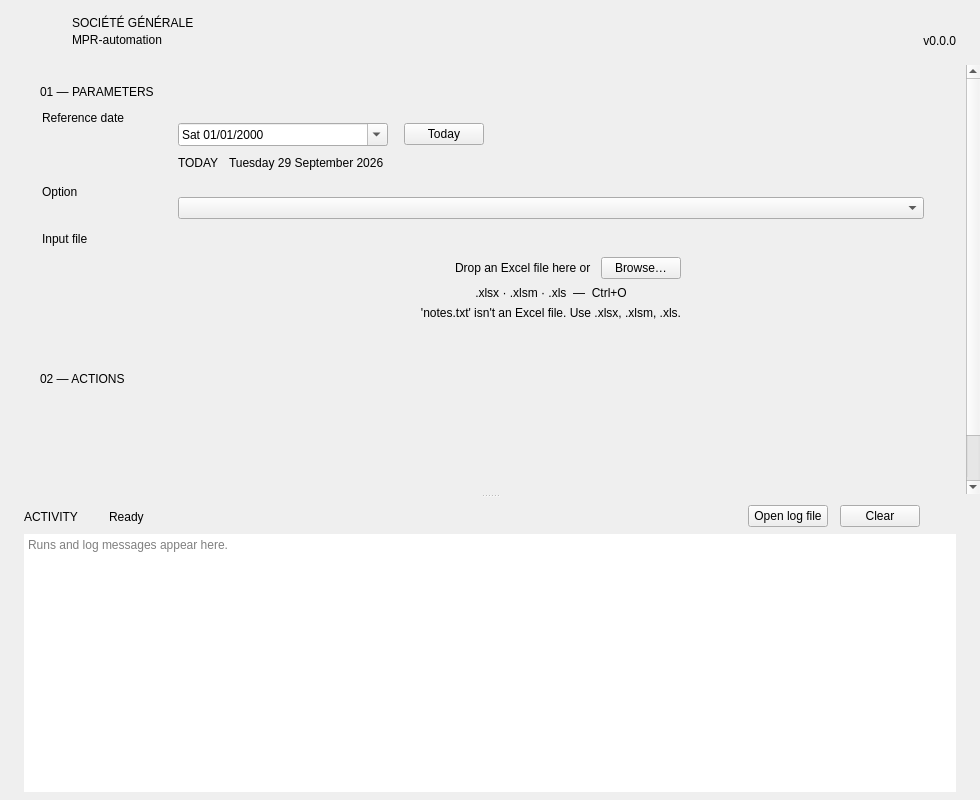
<?xml version="1.0" encoding="UTF-8"?>
<ui version="4.0">
 <class>MainWindow</class>
 <widget class="QMainWindow" name="MainWindow">
  <property name="geometry">
   <rect>
    <x>0</x>
    <y>0</y>
    <width>980</width>
    <height>800</height>
   </rect>
  </property>
  <property name="minimumSize">
   <size>
    <width>760</width>
    <height>620</height>
   </size>
  </property>
  <property name="windowTitle">
   <string>MPR-automation</string>
  </property>
  <widget class="QWidget" name="centralwidget">
   <layout class="QVBoxLayout" name="rootLayout">
    <property name="spacing">
     <number>0</number>
    </property>
    <property name="leftMargin">
     <number>0</number>
    </property>
    <property name="topMargin">
     <number>0</number>
    </property>
    <property name="rightMargin">
     <number>0</number>
    </property>
    <property name="bottomMargin">
     <number>0</number>
    </property>
    <item>
     <widget class="QFrame" name="headerBar">
      <property name="role" stdset="0">
       <string>header</string>
      </property>
      <layout class="QHBoxLayout" name="headerLayout">
       <property name="spacing">
        <number>14</number>
       </property>
       <property name="leftMargin">
        <number>24</number>
       </property>
       <property name="topMargin">
        <number>14</number>
       </property>
       <property name="rightMargin">
        <number>24</number>
       </property>
       <property name="bottomMargin">
        <number>14</number>
       </property>
       <item>
        <widget class="LogoMark" name="logoMark">
         <property name="minimumSize">
          <size>
           <width>34</width>
           <height>34</height>
          </size>
         </property>
         <property name="maximumSize">
          <size>
           <width>34</width>
           <height>34</height>
          </size>
         </property>
        </widget>
       </item>
       <item>
        <layout class="QVBoxLayout" name="headerTextLayout">
         <property name="spacing">
          <number>0</number>
         </property>
         <item>
          <widget class="QLabel" name="companyLabel">
           <property name="text">
            <string>SOCIÉTÉ GÉNÉRALE</string>
           </property>
           <property name="role" stdset="0">
            <string>company</string>
           </property>
          </widget>
         </item>
         <item>
          <widget class="QLabel" name="titleLabel">
           <property name="text">
            <string>MPR-automation</string>
           </property>
           <property name="role" stdset="0">
            <string>appTitle</string>
           </property>
          </widget>
         </item>
        </layout>
       </item>
       <item>
        <spacer name="headerSpacer">
         <property name="orientation">
          <enum>Qt::Horizontal</enum>
         </property>
         <property name="sizeHint" stdset="0">
          <size>
           <width>40</width>
           <height>20</height>
          </size>
         </property>
        </spacer>
       </item>
       <item>
        <widget class="QLabel" name="versionLabel">
         <property name="text">
          <string>v0.0.0</string>
         </property>
         <property name="alignment">
          <set>Qt::AlignBottom|Qt::AlignRight|Qt::AlignTrailing</set>
         </property>
         <property name="role" stdset="0">
          <string>appVersion</string>
         </property>
        </widget>
       </item>
      </layout>
     </widget>
    </item>
    <item>
     <widget class="QFrame" name="accentLine">
      <property name="minimumSize">
       <size>
        <width>0</width>
        <height>3</height>
       </size>
      </property>
      <property name="maximumSize">
       <size>
        <width>16777215</width>
        <height>3</height>
       </size>
      </property>
      <property name="role" stdset="0">
       <string>accentLine</string>
      </property>
     </widget>
    </item>
    <item>
     <widget class="QSplitter" name="splitter">
      <property name="orientation">
       <enum>Qt::Vertical</enum>
      </property>
      <property name="handleWidth">
       <number>3</number>
      </property>
      <property name="childrenCollapsible">
       <bool>false</bool>
      </property>
      <widget class="QScrollArea" name="contentScroll">
       <property name="frameShape">
        <enum>QFrame::NoFrame</enum>
       </property>
       <property name="widgetResizable">
        <bool>true</bool>
       </property>
       <widget class="QWidget" name="contentWidget">
        <property name="geometry">
         <rect>
          <x>0</x>
          <y>0</y>
          <width>980</width>
          <height>600</height>
         </rect>
        </property>
        <layout class="QVBoxLayout" name="contentLayout" stretch="0,0,0,0,0,1">
         <property name="spacing">
          <number>8</number>
         </property>
         <property name="leftMargin">
          <number>24</number>
         </property>
         <property name="topMargin">
          <number>20</number>
         </property>
         <property name="rightMargin">
          <number>24</number>
         </property>
         <property name="bottomMargin">
          <number>16</number>
         </property>
         <item>
          <layout class="QHBoxLayout" name="parametersHeader">
           <property name="spacing">
            <number>8</number>
           </property>
           <item>
            <widget class="QFrame" name="parametersMarker">
             <property name="minimumSize">
              <size>
               <width>8</width>
               <height>8</height>
              </size>
             </property>
             <property name="maximumSize">
              <size>
               <width>8</width>
               <height>8</height>
              </size>
             </property>
             <property name="role" stdset="0">
              <string>sectionMarker</string>
             </property>
            </widget>
           </item>
           <item>
            <widget class="QLabel" name="parametersTitle">
             <property name="text">
              <string>01 — PARAMETERS</string>
             </property>
             <property name="role" stdset="0">
              <string>sectionTitle</string>
             </property>
            </widget>
           </item>
           <item>
            <spacer name="parametersHeaderSpacer">
             <property name="orientation">
              <enum>Qt::Horizontal</enum>
             </property>
             <property name="sizeHint" stdset="0">
              <size>
               <width>40</width>
               <height>10</height>
              </size>
             </property>
            </spacer>
           </item>
          </layout>
         </item>
         <item>
          <widget class="QFrame" name="parametersCard">
           <property name="role" stdset="0">
            <string>card</string>
           </property>
           <layout class="QGridLayout" name="parametersLayout" columnstretch="0,1" columnminimumwidth="120,0">
            <property name="leftMargin">
             <number>18</number>
            </property>
            <property name="topMargin">
             <number>4</number>
            </property>
            <property name="rightMargin">
             <number>18</number>
            </property>
            <property name="bottomMargin">
             <number>4</number>
            </property>
            <property name="horizontalSpacing">
             <number>16</number>
            </property>
            <property name="verticalSpacing">
             <number>0</number>
            </property>
            <item row="0" column="0" alignment="Qt::AlignLeft|Qt::AlignTop">
             <widget class="QLabel" name="dateLabel">
              <property name="text">
               <string>Reference date</string>
              </property>
              <property name="role" stdset="0">
               <string>fieldLabel</string>
              </property>
             </widget>
            </item>
            <item row="0" column="1">
             <layout class="QVBoxLayout" name="dateFieldLayout">
              <property name="spacing">
               <number>10</number>
              </property>
              <property name="topMargin">
               <number>12</number>
              </property>
              <property name="bottomMargin">
               <number>14</number>
              </property>
              <item>
               <layout class="QHBoxLayout" name="dateInputRow">
                <property name="spacing">
                 <number>16</number>
                </property>
                <item>
                 <widget class="QDateEdit" name="dateEdit">
                  <property name="minimumSize">
                   <size>
                    <width>210</width>
                    <height>0</height>
                   </size>
                  </property>
                  <property name="displayFormat">
                   <string>ddd dd/MM/yyyy</string>
                  </property>
                  <property name="calendarPopup">
                   <bool>true</bool>
                  </property>
                 </widget>
                </item>
                <item>
                 <widget class="QPushButton" name="todayButton">
                  <property name="toolTip">
                   <string>Go back to today</string>
                  </property>
                  <property name="text">
                   <string>Today</string>
                  </property>
                  <property name="icon">
                   <iconset>
                    <normaloff>../theme/icons/refresh.svg</normaloff>../theme/icons/refresh.svg</iconset>
                  </property>
                  <property name="role" stdset="0">
                   <string>link</string>
                  </property>
                 </widget>
                </item>
                <item>
                 <spacer name="dateInputSpacer">
                  <property name="orientation">
                   <enum>Qt::Horizontal</enum>
                  </property>
                  <property name="sizeHint" stdset="0">
                   <size>
                    <width>40</width>
                    <height>10</height>
                   </size>
                  </property>
                 </spacer>
                </item>
               </layout>
              </item>
              <item>
               <layout class="QHBoxLayout" name="dateMessageRow">
                <property name="spacing">
                 <number>10</number>
                </property>
                <item>
                 <widget class="QLabel" name="dateBadge">
                  <property name="text">
                   <string>TODAY</string>
                  </property>
                  <property name="role" stdset="0">
                   <string>badge</string>
                  </property>
                  <property name="tone" stdset="0">
                   <string>today</string>
                  </property>
                 </widget>
                </item>
                <item>
                 <widget class="QLabel" name="dateMessage">
                  <property name="text">
                   <string>Tuesday 29 September 2026</string>
                  </property>
                  <property name="role" stdset="0">
                   <string>dateMessage</string>
                  </property>
                 </widget>
                </item>
                <item>
                 <spacer name="dateMessageSpacer">
                  <property name="orientation">
                   <enum>Qt::Horizontal</enum>
                  </property>
                  <property name="sizeHint" stdset="0">
                   <size>
                    <width>40</width>
                    <height>10</height>
                   </size>
                  </property>
                 </spacer>
                </item>
               </layout>
              </item>
             </layout>
            </item>
            <item row="1" column="0" colspan="2">
             <widget class="QFrame" name="dateDivider">
              <property name="minimumSize">
               <size>
                <width>0</width>
                <height>1</height>
               </size>
              </property>
              <property name="maximumSize">
               <size>
                <width>16777215</width>
                <height>1</height>
               </size>
              </property>
              <property name="role" stdset="0">
               <string>divider</string>
              </property>
             </widget>
            </item>
            <item row="2" column="0" alignment="Qt::AlignLeft|Qt::AlignTop">
             <widget class="QLabel" name="optionLabel">
              <property name="text">
               <string>Option</string>
              </property>
              <property name="role" stdset="0">
               <string>fieldLabel</string>
              </property>
             </widget>
            </item>
            <item row="2" column="1">
             <layout class="QVBoxLayout" name="optionFieldLayout">
              <property name="topMargin">
               <number>12</number>
              </property>
              <property name="bottomMargin">
               <number>12</number>
              </property>
              <item>
               <widget class="QComboBox" name="optionCombo">
                <property name="placeholderText">
                 <string>Select an option…</string>
                </property>
               </widget>
              </item>
             </layout>
            </item>
            <item row="3" column="0" colspan="2">
             <widget class="QFrame" name="optionDivider">
              <property name="minimumSize">
               <size>
                <width>0</width>
                <height>1</height>
               </size>
              </property>
              <property name="maximumSize">
               <size>
                <width>16777215</width>
                <height>1</height>
               </size>
              </property>
              <property name="role" stdset="0">
               <string>divider</string>
              </property>
             </widget>
            </item>
            <item row="4" column="0" alignment="Qt::AlignLeft|Qt::AlignTop">
             <widget class="QLabel" name="fileLabel">
              <property name="text">
               <string>Input file</string>
              </property>
              <property name="role" stdset="0">
               <string>fieldLabel</string>
              </property>
             </widget>
            </item>
            <item row="4" column="1">
             <layout class="QVBoxLayout" name="fileFieldLayout">
              <property name="topMargin">
               <number>12</number>
              </property>
              <property name="bottomMargin">
               <number>14</number>
              </property>
              <item>
               <widget class="FileDropZone" name="fileDropZone">
                <layout class="QVBoxLayout" name="fileDropLayout">
                 <property name="spacing">
                  <number>6</number>
                 </property>
                 <property name="leftMargin">
                  <number>14</number>
                 </property>
                 <property name="topMargin">
                  <number>12</number>
                 </property>
                 <property name="rightMargin">
                  <number>14</number>
                 </property>
                 <property name="bottomMargin">
                  <number>12</number>
                 </property>
                 <item>
                  <widget class="QStackedWidget" name="fileStateStack">
                   <property name="currentIndex">
                    <number>0</number>
                   </property>
                   <widget class="QWidget" name="fileEmptyPage">
                    <layout class="QVBoxLayout" name="fileEmptyLayout">
                     <property name="spacing">
                      <number>6</number>
                     </property>
                     <property name="leftMargin">
                      <number>0</number>
                     </property>
                     <property name="topMargin">
                      <number>0</number>
                     </property>
                     <property name="rightMargin">
                      <number>0</number>
                     </property>
                     <property name="bottomMargin">
                      <number>0</number>
                     </property>
                     <item>
                      <layout class="QHBoxLayout" name="fileDropRow">
                       <property name="spacing">
                        <number>10</number>
                       </property>
                       <item>
                        <spacer name="fileDropLeftSpacer">
                         <property name="orientation">
                          <enum>Qt::Horizontal</enum>
                         </property>
                         <property name="sizeHint" stdset="0">
                          <size>
                           <width>20</width>
                           <height>10</height>
                          </size>
                         </property>
                        </spacer>
                       </item>
                       <item>
                        <widget class="QLabel" name="fileIcon">
                         <property name="minimumSize">
                          <size>
                           <width>24</width>
                           <height>24</height>
                          </size>
                         </property>
                         <property name="maximumSize">
                          <size>
                           <width>24</width>
                           <height>24</height>
                          </size>
                         </property>
                         <property name="pixmap">
                          <pixmap>../theme/icons/file_excel.svg</pixmap>
                         </property>
                         <property name="scaledContents">
                          <bool>true</bool>
                         </property>
                        </widget>
                       </item>
                       <item>
                        <widget class="QLabel" name="fileDropLabel">
                         <property name="text">
                          <string>Drop an Excel file here or</string>
                         </property>
                        </widget>
                       </item>
                       <item>
                        <widget class="QPushButton" name="fileBrowseButton">
                         <property name="toolTip">
                          <string>Choose a file (Ctrl+O)</string>
                         </property>
                         <property name="text">
                          <string>Browse…</string>
                         </property>
                         <property name="role" stdset="0">
                          <string>secondary</string>
                         </property>
                        </widget>
                       </item>
                       <item>
                        <spacer name="fileDropRightSpacer">
                         <property name="orientation">
                          <enum>Qt::Horizontal</enum>
                         </property>
                         <property name="sizeHint" stdset="0">
                          <size>
                           <width>20</width>
                           <height>10</height>
                          </size>
                         </property>
                        </spacer>
                       </item>
                      </layout>
                     </item>
                     <item>
                      <widget class="QLabel" name="fileHintLabel">
                       <property name="text">
                        <string>.xlsx · .xlsm · .xls  —  Ctrl+O</string>
                       </property>
                       <property name="alignment">
                        <set>Qt::AlignCenter</set>
                       </property>
                       <property name="role" stdset="0">
                        <string>hint</string>
                       </property>
                      </widget>
                     </item>
                    </layout>
                   </widget>
                   <widget class="QWidget" name="fileLoadedPage">
                    <layout class="QHBoxLayout" name="fileLoadedLayout">
                     <property name="spacing">
                      <number>10</number>
                     </property>
                     <property name="leftMargin">
                      <number>0</number>
                     </property>
                     <property name="topMargin">
                      <number>0</number>
                     </property>
                     <property name="rightMargin">
                      <number>0</number>
                     </property>
                     <property name="bottomMargin">
                      <number>0</number>
                     </property>
                     <item>
                      <widget class="QLabel" name="fileLoadedIcon">
                       <property name="minimumSize">
                        <size>
                         <width>24</width>
                         <height>24</height>
                        </size>
                       </property>
                       <property name="maximumSize">
                        <size>
                         <width>24</width>
                         <height>24</height>
                        </size>
                       </property>
                       <property name="pixmap">
                        <pixmap>../theme/icons/file_excel.svg</pixmap>
                       </property>
                       <property name="scaledContents">
                        <bool>true</bool>
                       </property>
                      </widget>
                     </item>
                     <item>
                      <widget class="QLabel" name="fileNameLabel">
                       <property name="text">
                        <string>report.xlsx</string>
                       </property>
                       <property name="role" stdset="0">
                        <string>fileName</string>
                       </property>
                      </widget>
                     </item>
                     <item>
                      <widget class="QLabel" name="fileMetaLabel">
                       <property name="text">
                        <string>245 KB · modified 28/09/2026 14:02</string>
                       </property>
                       <property name="role" stdset="0">
                        <string>muted</string>
                       </property>
                      </widget>
                     </item>
                     <item>
                      <spacer name="fileLoadedSpacer">
                       <property name="orientation">
                        <enum>Qt::Horizontal</enum>
                       </property>
                       <property name="sizeHint" stdset="0">
                        <size>
                         <width>40</width>
                         <height>10</height>
                        </size>
                       </property>
                      </spacer>
                     </item>
                     <item>
                      <widget class="QPushButton" name="fileChangeButton">
                       <property name="toolTip">
                        <string>Choose another file (Ctrl+O)</string>
                       </property>
                       <property name="text">
                        <string>Change…</string>
                       </property>
                       <property name="role" stdset="0">
                        <string>link</string>
                       </property>
                      </widget>
                     </item>
                     <item>
                      <widget class="QPushButton" name="fileClearButton">
                       <property name="toolTip">
                        <string>Remove the file</string>
                       </property>
                       <property name="text">
                        <string>Remove</string>
                       </property>
                       <property name="role" stdset="0">
                        <string>link</string>
                       </property>
                      </widget>
                     </item>
                    </layout>
                   </widget>
                  </widget>
                 </item>
                 <item>
                  <widget class="QLabel" name="fileErrorLabel">
                   <property name="text">
                    <string>'notes.txt' isn't an Excel file. Use .xlsx, .xlsm, .xls.</string>
                   </property>
                   <property name="alignment">
                    <set>Qt::AlignCenter</set>
                   </property>
                   <property name="wordWrap">
                    <bool>true</bool>
                   </property>
                   <property name="role" stdset="0">
                    <string>error</string>
                   </property>
                  </widget>
                 </item>
                </layout>
               </widget>
              </item>
             </layout>
            </item>
           </layout>
          </widget>
         </item>
         <item>
          <spacer name="sectionGap">
           <property name="orientation">
            <enum>Qt::Vertical</enum>
           </property>
           <property name="sizeType">
            <enum>QSizePolicy::Fixed</enum>
           </property>
           <property name="sizeHint" stdset="0">
            <size>
             <width>10</width>
             <height>14</height>
            </size>
           </property>
          </spacer>
         </item>
         <item>
          <layout class="QHBoxLayout" name="actionsHeader">
           <property name="spacing">
            <number>8</number>
           </property>
           <item>
            <widget class="QFrame" name="actionsMarker">
             <property name="minimumSize">
              <size>
               <width>8</width>
               <height>8</height>
              </size>
             </property>
             <property name="maximumSize">
              <size>
               <width>8</width>
               <height>8</height>
              </size>
             </property>
             <property name="role" stdset="0">
              <string>sectionMarker</string>
             </property>
            </widget>
           </item>
           <item>
            <widget class="QLabel" name="actionsTitle">
             <property name="text">
              <string>02 — ACTIONS</string>
             </property>
             <property name="role" stdset="0">
              <string>sectionTitle</string>
             </property>
            </widget>
           </item>
           <item>
            <spacer name="actionsHeaderSpacer">
             <property name="orientation">
              <enum>Qt::Horizontal</enum>
             </property>
             <property name="sizeHint" stdset="0">
              <size>
               <width>40</width>
               <height>10</height>
              </size>
             </property>
            </spacer>
           </item>
          </layout>
         </item>
         <item>
          <layout class="QHBoxLayout" name="tilesLayout">
           <property name="spacing">
            <number>12</number>
           </property>
           <item>
            <widget class="ActionTile" name="tileAction1">
             <property name="minimumSize">
              <size>
               <width>200</width>
               <height>128</height>
              </size>
             </property>
             <property name="actionId" stdset="0">
              <string>action_1</string>
             </property>
             <property name="title" stdset="0">
              <string>Action 1</string>
             </property>
             <property name="description" stdset="0">
              <string>Short description of what this action does.</string>
             </property>
             <property name="needs" stdset="0">
              <string>date</string>
             </property>
             <property name="shortcut" stdset="0">
              <string>Ctrl+1</string>
             </property>
            </widget>
           </item>
           <item>
            <widget class="ActionTile" name="tileAction2">
             <property name="minimumSize">
              <size>
               <width>200</width>
               <height>128</height>
              </size>
             </property>
             <property name="actionId" stdset="0">
              <string>action_2</string>
             </property>
             <property name="title" stdset="0">
              <string>Action 2</string>
             </property>
             <property name="description" stdset="0">
              <string>Short description of what this action does.</string>
             </property>
             <property name="needs" stdset="0">
              <string>date, option</string>
             </property>
             <property name="shortcut" stdset="0">
              <string>Ctrl+2</string>
             </property>
            </widget>
           </item>
           <item>
            <widget class="ActionTile" name="tileAction3">
             <property name="minimumSize">
              <size>
               <width>200</width>
               <height>128</height>
              </size>
             </property>
             <property name="actionId" stdset="0">
              <string>action_3</string>
             </property>
             <property name="title" stdset="0">
              <string>Action 3</string>
             </property>
             <property name="description" stdset="0">
              <string>Short description of what this action does.</string>
             </property>
             <property name="needs" stdset="0">
              <string>date, option, file</string>
             </property>
             <property name="shortcut" stdset="0">
              <string>Ctrl+3</string>
             </property>
            </widget>
           </item>
          </layout>
         </item>
         <item>
          <spacer name="contentBottomSpacer">
           <property name="orientation">
            <enum>Qt::Vertical</enum>
           </property>
           <property name="sizeHint" stdset="0">
            <size>
             <width>10</width>
             <height>10</height>
            </size>
           </property>
          </spacer>
         </item>
        </layout>
       </widget>
      </widget>
      <widget class="ActivityPanel" name="activityPanel">
       <layout class="QVBoxLayout" name="activityLayout">
        <property name="spacing">
         <number>6</number>
        </property>
        <property name="leftMargin">
         <number>24</number>
        </property>
        <property name="topMargin">
         <number>8</number>
        </property>
        <property name="rightMargin">
         <number>24</number>
        </property>
        <property name="bottomMargin">
         <number>8</number>
        </property>
        <item>
         <layout class="QHBoxLayout" name="activityHeader">
          <property name="spacing">
           <number>12</number>
          </property>
          <item>
           <widget class="QLabel" name="activityTitle">
            <property name="text">
             <string>ACTIVITY</string>
            </property>
            <property name="role" stdset="0">
             <string>sectionTitle</string>
            </property>
           </widget>
          </item>
          <item>
           <widget class="QFrame" name="activityStatusDot">
            <property name="minimumSize">
             <size>
              <width>7</width>
              <height>7</height>
             </size>
            </property>
            <property name="maximumSize">
             <size>
              <width>7</width>
              <height>7</height>
             </size>
            </property>
            <property name="role" stdset="0">
             <string>statusDot</string>
            </property>
           </widget>
          </item>
          <item>
           <widget class="QLabel" name="activityStatusLabel">
            <property name="text">
             <string>Ready</string>
            </property>
            <property name="role" stdset="0">
             <string>muted</string>
            </property>
           </widget>
          </item>
          <item>
           <spacer name="activityHeaderSpacer">
            <property name="orientation">
             <enum>Qt::Horizontal</enum>
            </property>
            <property name="sizeHint" stdset="0">
             <size>
              <width>40</width>
              <height>10</height>
             </size>
            </property>
           </spacer>
          </item>
          <item>
           <widget class="QPushButton" name="activityOpenLogButton">
            <property name="toolTip">
             <string>Open the full log file</string>
            </property>
            <property name="text">
             <string>Open log file</string>
            </property>
            <property name="role" stdset="0">
             <string>link</string>
            </property>
           </widget>
          </item>
          <item>
           <widget class="QPushButton" name="activityClearButton">
            <property name="toolTip">
             <string>Clear the list (the log file is kept)</string>
            </property>
            <property name="text">
             <string>Clear</string>
            </property>
            <property name="role" stdset="0">
             <string>link</string>
            </property>
           </widget>
          </item>
          <item>
           <widget class="QToolButton" name="activityToggleButton">
            <property name="autoRaise">
             <bool>true</bool>
            </property>
           </widget>
          </item>
         </layout>
        </item>
        <item>
         <widget class="QPlainTextEdit" name="activityLog">
          <property name="frameShape">
           <enum>QFrame::NoFrame</enum>
          </property>
          <property name="readOnly">
           <bool>true</bool>
          </property>
          <property name="placeholderText">
           <string>Runs and log messages appear here.</string>
          </property>
         </widget>
        </item>
       </layout>
      </widget>
     </widget>
    </item>
   </layout>
  </widget>
 </widget>
 <customwidgets>
  <customwidget>
   <class>LogoMark</class>
   <extends>QWidget</extends>
   <header>app.ui.widgets.logo_mark</header>
  </customwidget>
  <customwidget>
   <class>FileDropZone</class>
   <extends>QFrame</extends>
   <header>app.ui.widgets.file_drop_zone</header>
   <container>1</container>
  </customwidget>
  <customwidget>
   <class>ActionTile</class>
   <extends>QFrame</extends>
   <header>app.ui.widgets.action_tile</header>
   <container>1</container>
  </customwidget>
  <customwidget>
   <class>ActivityPanel</class>
   <extends>QFrame</extends>
   <header>app.ui.widgets.activity_panel</header>
   <container>1</container>
  </customwidget>
 </customwidgets>
 <tabstops>
  <tabstop>dateEdit</tabstop>
  <tabstop>todayButton</tabstop>
  <tabstop>optionCombo</tabstop>
  <tabstop>fileBrowseButton</tabstop>
  <tabstop>fileChangeButton</tabstop>
  <tabstop>fileClearButton</tabstop>
  <tabstop>tileAction1</tabstop>
  <tabstop>tileAction2</tabstop>
  <tabstop>tileAction3</tabstop>
  <tabstop>activityOpenLogButton</tabstop>
  <tabstop>activityClearButton</tabstop>
  <tabstop>activityToggleButton</tabstop>
  <tabstop>activityLog</tabstop>
 </tabstops>
 <resources/>
 <connections/>
</ui>
